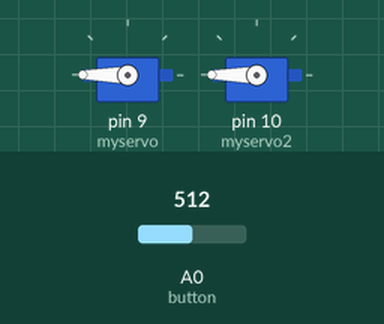
Bench run of a sketch on a simulated Arduino Uno, built with avr-gcc and run on an emulated ATmega328P. Shown: 2 × servo. The test bench sets the inputs (shaded band); at power-on: A0 (button) = 512.

Above: at 1.3 s.
1.4 s: A0 (button) set to 306
At 2.7 s:
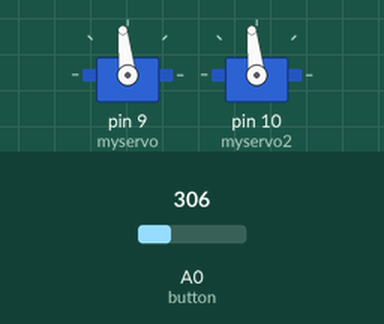
3.0 s: A0 (button) set to 122
At 4.0 s:
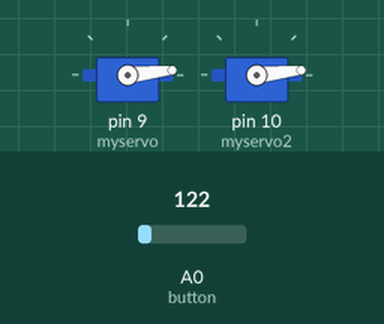
4.5 s: A0 (button) set to 511
At 5.2 s:
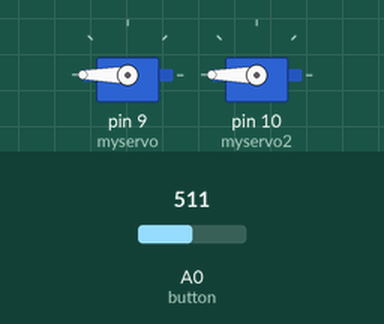
Timing chart, 0 to 7.5 s (numbered marks = the images above; inputs shaded):
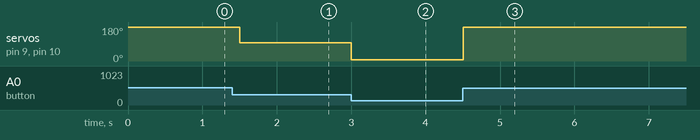

Measured:
- after the input at 1.4 s, servo on pin 9 (myservo), servo on pin 10 (myservo2): 180° → 96° after 0.10 s
- after the input at 3.0 s, servo on pin 9 (myservo), servo on pin 10 (myservo2): 96° → 6° at once
- after the input at 4.5 s, servo on pin 9 (myservo), servo on pin 10 (myservo2): 6° → 180° at once

The sketch:

MovimentoServoDuploBotao.ino
```cpp
#include <Servo.h>
int button = 0;
int val;
Servo myservo;
Servo myservo2;

void setup() {
   pinMode(button, INPUT);
   myservo.attach(9);
   myservo2.attach(10);
}

void loop() {
  val = analogRead(button);
  val = map(val, 0, 1, 0, 5);
  myservo.write(val);
  myservo2.write(val);
  delay(500);
}
```
